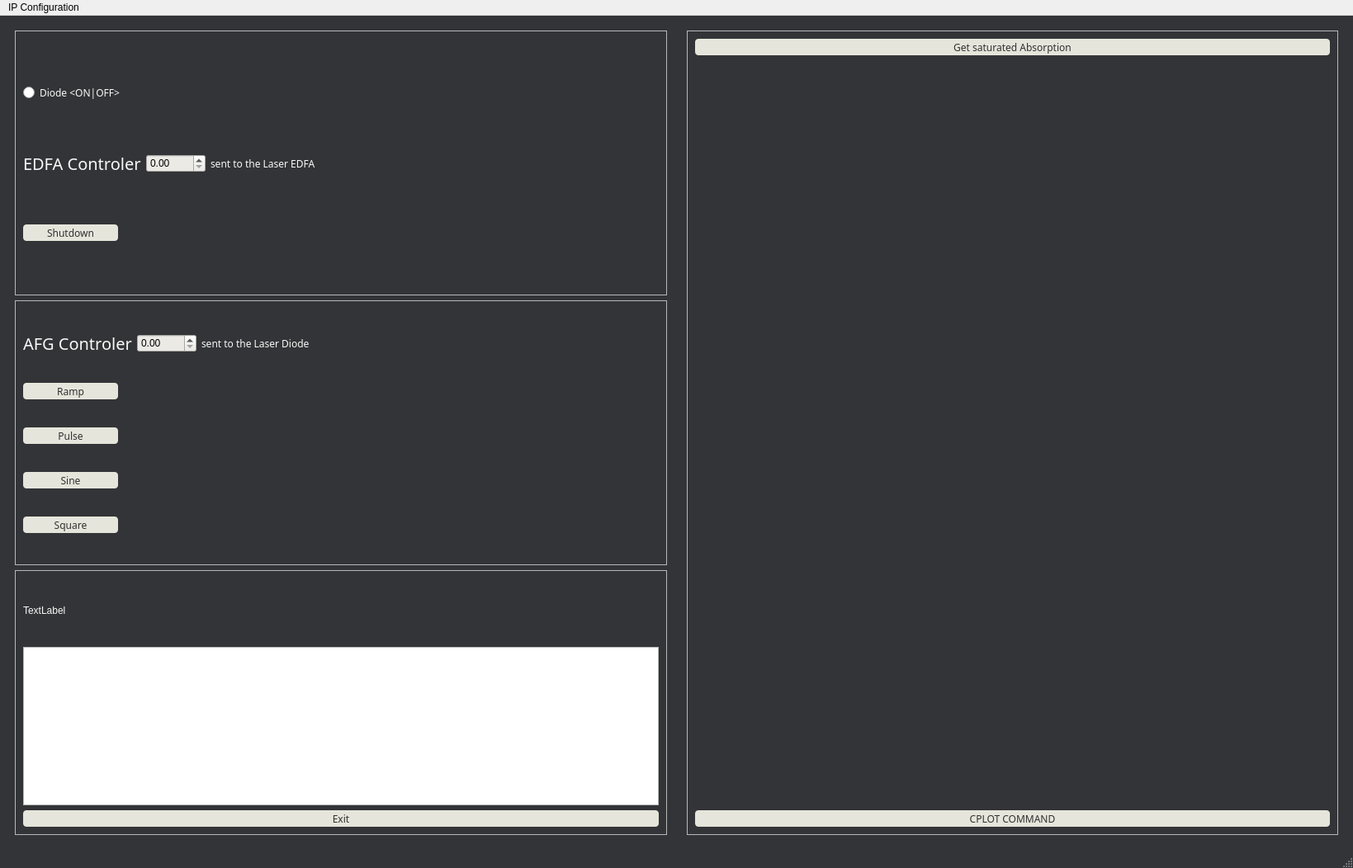
<?xml version="1.0" encoding="UTF-8"?>
<ui version="4.0">
 <class>MainWindow</class>
 <widget class="QMainWindow" name="MainWindow">
  <property name="geometry">
   <rect>
    <x>0</x>
    <y>0</y>
    <width>1639</width>
    <height>1052</height>
   </rect>
  </property>
  <property name="font">
   <font>
    <family>Poppins</family>
   </font>
  </property>
  <property name="windowTitle">
   <string>MainWindow</string>
  </property>
  <property name="styleSheet">
   <string notr="true">QMainWindow{
	background-color:#333437;
}</string>
  </property>
  <widget class="QWidget" name="centralwidget">
   <property name="font">
    <font>
     <family>Poppins</family>
    </font>
   </property>
   <layout class="QGridLayout" name="gridLayout">
    <item row="0" column="0">
     <widget class="QWidget" name="left_widget" native="true">
      <property name="sizePolicy">
       <sizepolicy hsizetype="MinimumExpanding" vsizetype="MinimumExpanding">
        <horstretch>0</horstretch>
        <verstretch>0</verstretch>
       </sizepolicy>
      </property>
      <property name="font">
       <font>
        <family>Poppins</family>
       </font>
      </property>
      <layout class="QGridLayout" name="gridLayout_2">
       <item row="2" column="0">
        <widget class="QFrame" name="dialog_frame">
         <property name="frameShape">
          <enum>QFrame::StyledPanel</enum>
         </property>
         <property name="frameShadow">
          <enum>QFrame::Raised</enum>
         </property>
         <layout class="QGridLayout" name="gridLayout_5">
          <item row="1" column="0">
           <widget class="QTextBrowser" name="dialog_browser">
            <property name="sizePolicy">
             <sizepolicy hsizetype="Preferred" vsizetype="Preferred">
              <horstretch>0</horstretch>
              <verstretch>0</verstretch>
             </sizepolicy>
            </property>
           </widget>
          </item>
          <item row="2" column="0">
           <widget class="QPushButton" name="exit_button">
            <property name="font">
             <font>
              <family>Poppins</family>
             </font>
            </property>
            <property name="styleSheet">
             <string notr="true">QPushButton {
	background-color:#E5E5DB;
	color:#303030;
	border-radius:4px;
	transition-duration: 0.4s;
	height:20px;
    width: 115px
}
                      
QPushButton:hover {
	background-color: #D4DAFF; 
	color:#FDFAEB;
}

QPushButton:pressed {
	background-color: #303030;
	color:#FAF9F9;
}

</string>
            </property>
            <property name="text">
             <string>Exit</string>
            </property>
           </widget>
          </item>
          <item row="0" column="0">
           <widget class="QLabel" name="dialog_label">
            <property name="styleSheet">
             <string notr="true">QLabel{
	color:#FAF9F9;
	font: 75 15pt &quot;Poppins&quot;;
}</string>
            </property>
            <property name="text">
             <string>TextLabel</string>
            </property>
           </widget>
          </item>
         </layout>
        </widget>
       </item>
       <item row="1" column="0">
        <widget class="QFrame" name="afg_frame">
         <property name="sizePolicy">
          <sizepolicy hsizetype="Preferred" vsizetype="Preferred">
           <horstretch>0</horstretch>
           <verstretch>0</verstretch>
          </sizepolicy>
         </property>
         <property name="frameShape">
          <enum>QFrame::StyledPanel</enum>
         </property>
         <property name="frameShadow">
          <enum>QFrame::Raised</enum>
         </property>
         <layout class="QGridLayout" name="gridLayout_4">
          <item row="0" column="0">
           <widget class="QLabel" name="afg_label">
            <property name="sizePolicy">
             <sizepolicy hsizetype="Fixed" vsizetype="Preferred">
              <horstretch>0</horstretch>
              <verstretch>0</verstretch>
             </sizepolicy>
            </property>
            <property name="font">
             <font>
              <family>Poppins</family>
              <pointsize>15</pointsize>
              <weight>9</weight>
              <italic>false</italic>
              <bold>false</bold>
             </font>
            </property>
            <property name="styleSheet">
             <string notr="true">QLabel{
	color:#FAF9F9;
	font: 75 15pt &quot;Poppins&quot;;
}</string>
            </property>
            <property name="text">
             <string>AFG Controler</string>
            </property>
           </widget>
          </item>
          <item row="3" column="0">
           <widget class="QPushButton" name="sine_button">
            <property name="sizePolicy">
             <sizepolicy hsizetype="Fixed" vsizetype="Fixed">
              <horstretch>0</horstretch>
              <verstretch>0</verstretch>
             </sizepolicy>
            </property>
            <property name="font">
             <font>
              <family>Poppins</family>
             </font>
            </property>
            <property name="styleSheet">
             <string notr="true">QPushButton {
	background-color:#E5E5DB;
	color:#303030;
	border-radius:4px;
	transition-duration: 0.4s;
	height:20px;
    width: 115px
}
                      
QPushButton:hover {
	background-color: #D4DAFF; 
	color:#FDFAEB;
}

QPushButton:pressed {
	background-color: #303030;
	color:#FAF9F9;
}

</string>
            </property>
            <property name="text">
             <string>Sine</string>
            </property>
           </widget>
          </item>
          <item row="0" column="2">
           <widget class="QLabel" name="volt_label">
            <property name="sizePolicy">
             <sizepolicy hsizetype="Preferred" vsizetype="Preferred">
              <horstretch>0</horstretch>
              <verstretch>0</verstretch>
             </sizepolicy>
            </property>
            <property name="font">
             <font>
              <family>Poppins</family>
             </font>
            </property>
            <property name="styleSheet">
             <string notr="true">QLabel{
	color:#FAF9F9;
	font: 13pt &quot;Poppins&quot;;
}</string>
            </property>
            <property name="text">
             <string>sent to the Laser Diode</string>
            </property>
           </widget>
          </item>
          <item row="1" column="0">
           <widget class="QPushButton" name="ramp_button">
            <property name="sizePolicy">
             <sizepolicy hsizetype="Fixed" vsizetype="Fixed">
              <horstretch>0</horstretch>
              <verstretch>0</verstretch>
             </sizepolicy>
            </property>
            <property name="font">
             <font>
              <family>Poppins</family>
             </font>
            </property>
            <property name="styleSheet">
             <string notr="true">QPushButton {
	background-color:#E5E5DB;
	color:#303030;
	border-radius:4px;
	transition-duration: 0.4s;
	height:20px;
    width: 115px
}
                      
QPushButton:hover {
	background-color: #D4DAFF; 
	color:#FDFAEB;
}

QPushButton:pressed {
	background-color: #303030;
	color:#FAF9F9;
}

</string>
            </property>
            <property name="text">
             <string>Ramp</string>
            </property>
           </widget>
          </item>
          <item row="0" column="1">
           <widget class="QDoubleSpinBox" name="volt_spinbox">
            <property name="sizePolicy">
             <sizepolicy hsizetype="Fixed" vsizetype="Fixed">
              <horstretch>0</horstretch>
              <verstretch>0</verstretch>
             </sizepolicy>
            </property>
            <property name="styleSheet">
             <string notr="true">QDoubleSpinBox{
	width:50px;
	background-color:#EBEAE5;
}</string>
            </property>
           </widget>
          </item>
          <item row="2" column="0">
           <widget class="QPushButton" name="pulse_button">
            <property name="sizePolicy">
             <sizepolicy hsizetype="Fixed" vsizetype="Fixed">
              <horstretch>0</horstretch>
              <verstretch>0</verstretch>
             </sizepolicy>
            </property>
            <property name="font">
             <font>
              <family>Poppins</family>
             </font>
            </property>
            <property name="styleSheet">
             <string notr="true">QPushButton {
	background-color:#E5E5DB;
	color:#303030;
	border-radius:4px;
	transition-duration: 0.4s;
	height:20px;
    width: 115px
}
                      
QPushButton:hover {
	background-color: #D4DAFF; 
	color:#FDFAEB;
}

QPushButton:pressed {
	background-color: #303030;
	color:#FAF9F9;
}

</string>
            </property>
            <property name="text">
             <string>Pulse</string>
            </property>
           </widget>
          </item>
          <item row="4" column="0">
           <widget class="QPushButton" name="square_button">
            <property name="sizePolicy">
             <sizepolicy hsizetype="Fixed" vsizetype="Fixed">
              <horstretch>0</horstretch>
              <verstretch>0</verstretch>
             </sizepolicy>
            </property>
            <property name="font">
             <font>
              <family>Poppins</family>
             </font>
            </property>
            <property name="styleSheet">
             <string notr="true">QPushButton {
	background-color:#E5E5DB;
	color:#303030;
	border-radius:4px;
	transition-duration: 0.4s;
	height:20px;
    width: 115px
}
                      
QPushButton:hover {
	background-color: #D4DAFF; 
	color:#FDFAEB;
}

QPushButton:pressed {
	background-color: #303030;
	color:#FAF9F9;
}

</string>
            </property>
            <property name="text">
             <string>Square</string>
            </property>
           </widget>
          </item>
          <item row="0" column="3">
           <spacer name="horizontalSpacer_2">
            <property name="orientation">
             <enum>Qt::Horizontal</enum>
            </property>
            <property name="sizeHint" stdset="0">
             <size>
              <width>40</width>
              <height>20</height>
             </size>
            </property>
           </spacer>
          </item>
         </layout>
        </widget>
       </item>
       <item row="0" column="0">
        <widget class="QFrame" name="laser_frame">
         <property name="font">
          <font>
           <family>Poppins</family>
          </font>
         </property>
         <property name="frameShape">
          <enum>QFrame::StyledPanel</enum>
         </property>
         <property name="frameShadow">
          <enum>QFrame::Raised</enum>
         </property>
         <layout class="QGridLayout" name="gridLayout_3">
          <item row="0" column="0">
           <widget class="QRadioButton" name="diode_button">
            <property name="font">
             <font>
              <family>Poppins</family>
             </font>
            </property>
            <property name="styleSheet">
             <string notr="true">QRadioButton{
	color:#FAF9F9;
}</string>
            </property>
            <property name="text">
             <string>Diode &lt;ON|OFF&gt;</string>
            </property>
           </widget>
          </item>
          <item row="1" column="2">
           <widget class="QLabel" name="power_label">
            <property name="font">
             <font>
              <family>Poppins</family>
             </font>
            </property>
            <property name="styleSheet">
             <string notr="true">QLabel{
	color:#FAF9F9;
	font: 13pt &quot;Poppins&quot;;
}</string>
            </property>
            <property name="text">
             <string>sent to the Laser EDFA</string>
            </property>
           </widget>
          </item>
          <item row="1" column="0">
           <widget class="QLabel" name="edfa_label">
            <property name="sizePolicy">
             <sizepolicy hsizetype="Fixed" vsizetype="Preferred">
              <horstretch>0</horstretch>
              <verstretch>0</verstretch>
             </sizepolicy>
            </property>
            <property name="font">
             <font>
              <family>Poppins</family>
              <pointsize>15</pointsize>
              <weight>9</weight>
              <italic>false</italic>
              <bold>false</bold>
             </font>
            </property>
            <property name="styleSheet">
             <string notr="true">QLabel{
	color:#FAF9F9;
	font: 75 15pt &quot;Poppins&quot;;
}</string>
            </property>
            <property name="text">
             <string>EDFA Controler</string>
            </property>
           </widget>
          </item>
          <item row="1" column="1">
           <widget class="QDoubleSpinBox" name="power_spinbox">
            <property name="sizePolicy">
             <sizepolicy hsizetype="Fixed" vsizetype="Fixed">
              <horstretch>0</horstretch>
              <verstretch>0</verstretch>
             </sizepolicy>
            </property>
            <property name="font">
             <font/>
            </property>
            <property name="styleSheet">
             <string notr="true">QDoubleSpinBox{
	width:50px;
	background-color:#EBEAE5;
}</string>
            </property>
           </widget>
          </item>
          <item row="2" column="0">
           <widget class="QPushButton" name="shutdown_button">
            <property name="sizePolicy">
             <sizepolicy hsizetype="Fixed" vsizetype="Fixed">
              <horstretch>0</horstretch>
              <verstretch>0</verstretch>
             </sizepolicy>
            </property>
            <property name="font">
             <font>
              <family>Poppins</family>
             </font>
            </property>
            <property name="styleSheet">
             <string notr="true">QPushButton {
	background-color:#E5E5DB;
	color:#303030;
	border-radius:4px;
	transition-duration: 0.4s;
	height:20px;
    width: 115px
}
                      
QPushButton:hover {
	background-color: #D4DAFF; 
	color:#FDFAEB;
}

QPushButton:pressed {
	background-color: #303030;
	color:#FAF9F9;
}

</string>
            </property>
            <property name="text">
             <string>Shutdown</string>
            </property>
           </widget>
          </item>
          <item row="1" column="3">
           <spacer name="horizontalSpacer">
            <property name="orientation">
             <enum>Qt::Horizontal</enum>
            </property>
            <property name="sizeHint" stdset="0">
             <size>
              <width>40</width>
              <height>20</height>
             </size>
            </property>
           </spacer>
          </item>
         </layout>
        </widget>
       </item>
      </layout>
     </widget>
    </item>
    <item row="0" column="1">
     <widget class="QWidget" name="right_widget" native="true">
      <property name="sizePolicy">
       <sizepolicy hsizetype="MinimumExpanding" vsizetype="MinimumExpanding">
        <horstretch>0</horstretch>
        <verstretch>0</verstretch>
       </sizepolicy>
      </property>
      <property name="font">
       <font>
        <family>Poppins</family>
       </font>
      </property>
      <layout class="QGridLayout" name="gridLayout_6">
       <item row="0" column="0">
        <widget class="QFrame" name="display_frame">
         <property name="sizePolicy">
          <sizepolicy hsizetype="MinimumExpanding" vsizetype="MinimumExpanding">
           <horstretch>0</horstretch>
           <verstretch>0</verstretch>
          </sizepolicy>
         </property>
         <property name="frameShape">
          <enum>QFrame::StyledPanel</enum>
         </property>
         <property name="frameShadow">
          <enum>QFrame::Raised</enum>
         </property>
         <layout class="QGridLayout" name="gridLayout_7">
          <item row="3" column="0">
           <widget class="QPushButton" name="display_laser_state_button">
            <property name="font">
             <font>
              <family>Poppins</family>
             </font>
            </property>
            <property name="styleSheet">
             <string notr="true">QPushButton {
	background-color:#E5E5DB;
	color:#303030;
	border-radius:4px;
	transition-duration: 0.4s;
	height:20px;
    width: 115px
}
                      
QPushButton:hover {
	background-color: #D4DAFF; 
	color:#FDFAEB;
}

QPushButton:pressed {
	background-color: #303030;
	color:#FAF9F9;
}

</string>
            </property>
            <property name="text">
             <string>CPLOT COMMAND</string>
            </property>
           </widget>
          </item>
          <item row="0" column="0">
           <widget class="QPushButton" name="display_signals_button">
            <property name="font">
             <font>
              <family>Poppins</family>
             </font>
            </property>
            <property name="styleSheet">
             <string notr="true">QPushButton {
	background-color:#E5E5DB;
	color:#303030;
	border-radius:4px;
	transition-duration: 0.4s;
	height:20px;
    width: 115px
}
                      
QPushButton:hover {
	background-color: #D4DAFF; 
	color:#FDFAEB;
}

QPushButton:pressed {
	background-color: #303030;
	color:#FAF9F9;
}

</string>
            </property>
            <property name="text">
             <string>Get saturated Absorption</string>
            </property>
           </widget>
          </item>
          <item row="1" column="0">
           <widget class="PlotWidget" name="plotwidget_abs_sat" native="true"/>
          </item>
          <item row="2" column="0">
           <widget class="PlotWidget" name="plotwidget_signal" native="true"/>
          </item>
         </layout>
        </widget>
       </item>
      </layout>
     </widget>
    </item>
   </layout>
  </widget>
  <widget class="QMenuBar" name="menubar">
   <property name="geometry">
    <rect>
     <x>0</x>
     <y>0</y>
     <width>1639</width>
     <height>24</height>
    </rect>
   </property>
   <widget class="QMenu" name="menuIP_Configuration">
    <property name="title">
     <string>IP Configuration</string>
    </property>
    <addaction name="actionLaser_Muquans"/>
    <addaction name="actionAFG"/>
    <addaction name="actionScope"/>
   </widget>
   <addaction name="menuIP_Configuration"/>
  </widget>
  <widget class="QStatusBar" name="statusbar"/>
  <action name="actionLaser_Muquans">
   <property name="text">
    <string>Laser Muquans</string>
   </property>
  </action>
  <action name="actionAFG">
   <property name="text">
    <string>AFG </string>
   </property>
  </action>
  <action name="actionScope">
   <property name="text">
    <string>Scope</string>
   </property>
  </action>
 </widget>
 <customwidgets>
  <customwidget>
   <class>PlotWidget</class>
   <extends>QWidget</extends>
   <header>pyqtgraph</header>
   <container>1</container>
  </customwidget>
 </customwidgets>
 <resources/>
 <connections/>
</ui>
